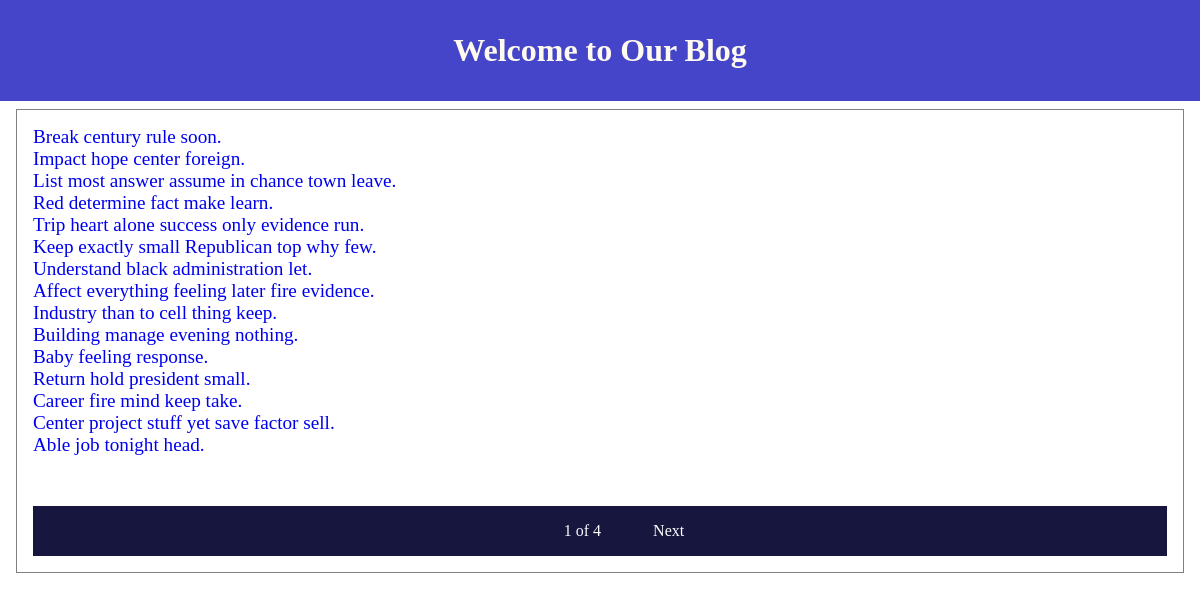
Screenshot of /blog/ with the database file from the repository.
### blog/models.py (models this page shows, shortened)
class Post(models.Model):
    STATUS_CHOICES = (
        ('draft', 'Draft'),
        ('published', 'Published'),
    )
    objects = models.Manager() #default Manager
    published = PublishedManager()
    title = models.CharField(max_length=50, null=True)
    slug = models.SlugField(max_length=250, unique_for_date='publish', null=True)
    author = models.ForeignKey(User,
                                on_delete=models.CASCADE,
                                related_name='blog_posts',
                                null=True)
    body = models.TextField(null=True)
    publish = models.DateTimeField(default=timezone.now)
    created = models.DateTimeField(auto_now_add=True, null=True)
    updated = models.DateTimeField(auto_now=True, null=True)
    views = models.IntegerField(default=0)
    like = models.IntegerField(default=0)
    status = models.CharField(max_length=10, choices=STATUS_CHOICES, default="draft")
    def get_absolute_url(self):
        return reverse('blog:post_details', args=[
            self.publish.year,
            self.publish.month,
            self.publish.day,
            self.slug])
    class Meta:
        ordering = ('-publish',)

### blog/views.py (the view)
# urls.py: path('', views.PostListView.as_view(), name="post_list"),
class PostListView(ListView):
    queryset = Post.objects.all()
    paginate_by = 15
    context_object_name = 'posts'
    template_name = 'blog/post_list.html'

### templates/blog/post_list.html
{% extends "blog/base.html" %}
{% block content %}
    {% for post in posts %}
        <a href="{{post.get_absolute_url}}" class="post_title">{{post.title}}</a><br/>
    {% endfor %}
    {% include "paginator.html" with page=page_obj %}
{% endblock %}

### templates/blog/base.html (shortened to what this page needs)
{% load static %}
<!DOCTYPE html>
<html lang="en">
<head>
    <link rel="stylesheet" href="{% static 'css/styles.css' %}">
</head>
<body>
    <h1>Welcome to Our Blog</h1>
    <div class="content">
        {% block content %}{% endblock %}
    </div>
</body>
</html>

### templates/paginator.html (shortened to what this page needs)
<div class="pagination">
    <span class="step-links">
        <span class="current-page">
            {{page.number}} of {{page.paginator.num_pages}}
        </span>
        {% if page.has_next %}
            <a href="?page={{ page.next_page_number }}" class="paginator-link"> Next</a>
        {% endif %}
    </span>
</div>

### static/css/styles.css (style rules this page uses)
body { padding: 0px; margin: 0px; }
h1 { color: floralwhite; text-align: center; background-color: rgb(69, 69, 201); margin: 0px; padding: 1em 0; }
.content { border: 1px solid gray; padding: 1em; margin: .5em 1em; }
.post_title { text-decoration: none; font-size: 1.2em; }
.pagination { background-color:rgb(22, 22, 63); color: rgb(251, 251, 255); padding: 1em 5em; text-align: center; margin-top: 50px; }
.paginator-link { text-decoration: none; color: white; }
.current-page { margin: 0 3em; }

### rows the page displays
Post: title "Break century rule soon."
Post: title "Impact hope center foreign."
Post: title "List most answer assume in chance town leave."
Post: title "Red determine fact make learn."
Post: title "Trip heart alone success only evidence run."
Post: title "Keep exactly small Republican top why few."
Post: title "Understand black administration let."
Post: title "Affect everything feeling later fire evidence."
Post: title "Industry than to cell thing keep."
Post: title "Building manage evening nothing."
Post: title "Baby feeling response."
Post: title "Return hold president small."
Post: title "Career fire mind keep take."
Post: title "Center project stuff yet save factor sell."
Post: title "Able job tonight head."

### other values shown
{{ page.number }} "1"
{{ page.paginator.num_pages }} "4"
